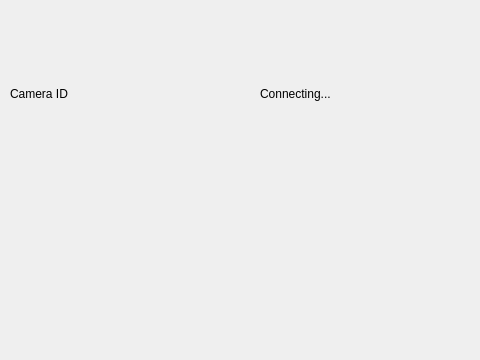
<?xml version="1.0" encoding="UTF-8"?>
<ui version="4.0">
 <class>PreviewWidget</class>
 <widget class="QWidget" name="PreviewWidget">
  <property name="geometry">
   <rect>
    <x>0</x>
    <y>0</y>
    <width>480</width>
    <height>360</height>
   </rect>
  </property>
  <property name="windowTitle">
   <string>Form</string>
  </property>
  <layout class="QVBoxLayout" name="main_layout">
   <property name="spacing">
    <number>5</number>
   </property>
   <property name="leftMargin">
    <number>10</number>
   </property>
   <property name="topMargin">
    <number>10</number>
   </property>
   <property name="rightMargin">
    <number>10</number>
   </property>
   <property name="bottomMargin">
    <number>10</number>
   </property>
   <item>
    <widget class="QWidget" name="header_widget" native="true">
     <layout class="QHBoxLayout" name="header_layout">
      <property name="leftMargin">
       <number>0</number>
      </property>
      <property name="topMargin">
       <number>0</number>
      </property>
      <property name="rightMargin">
       <number>0</number>
      </property>
      <property name="bottomMargin">
       <number>0</number>
      </property>
      <item>
       <widget class="QLabel" name="camera_title">
        <property name="text">
         <string>Camera ID</string>
        </property>
       </widget>
      </item>
      <item>
       <widget class="QWidget" name="status_widget" native="true">
        <layout class="QHBoxLayout" name="status_layout">
         <property name="spacing">
          <number>5</number>
         </property>
         <property name="leftMargin">
          <number>0</number>
         </property>
         <property name="topMargin">
          <number>0</number>
         </property>
         <property name="rightMargin">
          <number>0</number>
         </property>
         <property name="bottomMargin">
          <number>0</number>
         </property>
         <item>
          <widget class="QLabel" name="status_indicator">
           <property name="minimumSize">
            <size>
             <width>12</width>
             <height>12</height>
            </size>
           </property>
           <property name="maximumSize">
            <size>
             <width>12</width>
             <height>12</height>
            </size>
           </property>
           <property name="text">
            <string/>
           </property>
          </widget>
         </item>
         <item>
          <widget class="QLabel" name="status_text">
           <property name="text">
            <string>Connecting...</string>
           </property>
          </widget>
         </item>
        </layout>
       </widget>
      </item>
     </layout>
    </widget>
   </item>
   <item>
    <widget class="QWidget" name="displays_container" native="true">
     <layout class="QHBoxLayout" name="displays_layout">
      <property name="spacing">
       <number>10</number>
      </property>
      <property name="leftMargin">
       <number>0</number>
      </property>
      <property name="topMargin">
       <number>0</number>
      </property>
      <property name="rightMargin">
       <number>0</number>
      </property>
      <property name="bottomMargin">
       <number>0</number>
      </property>
     </layout>
    </widget>
   </item>
  </layout>
 </widget>
 <resources/>
 <connections/>
</ui>
